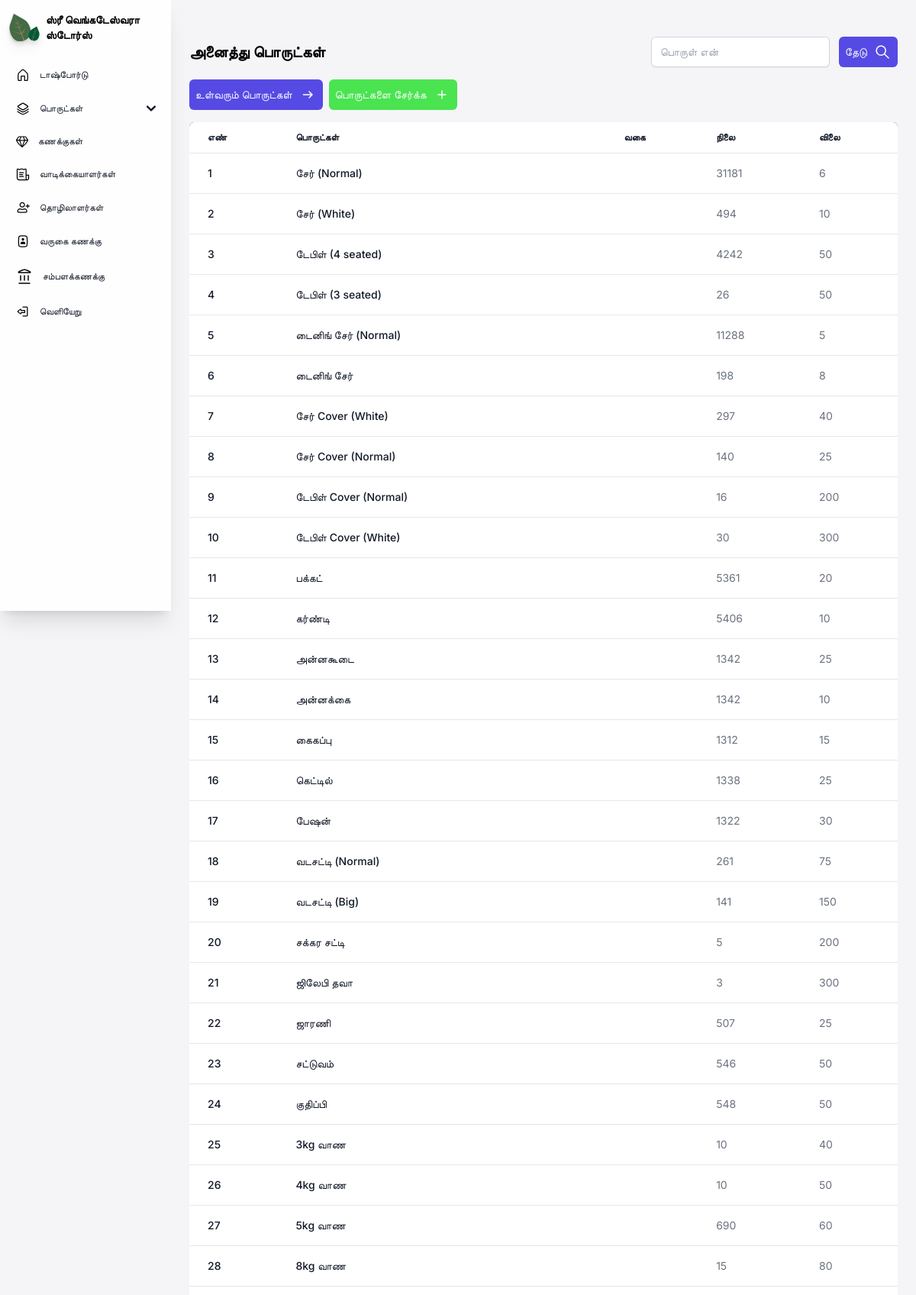
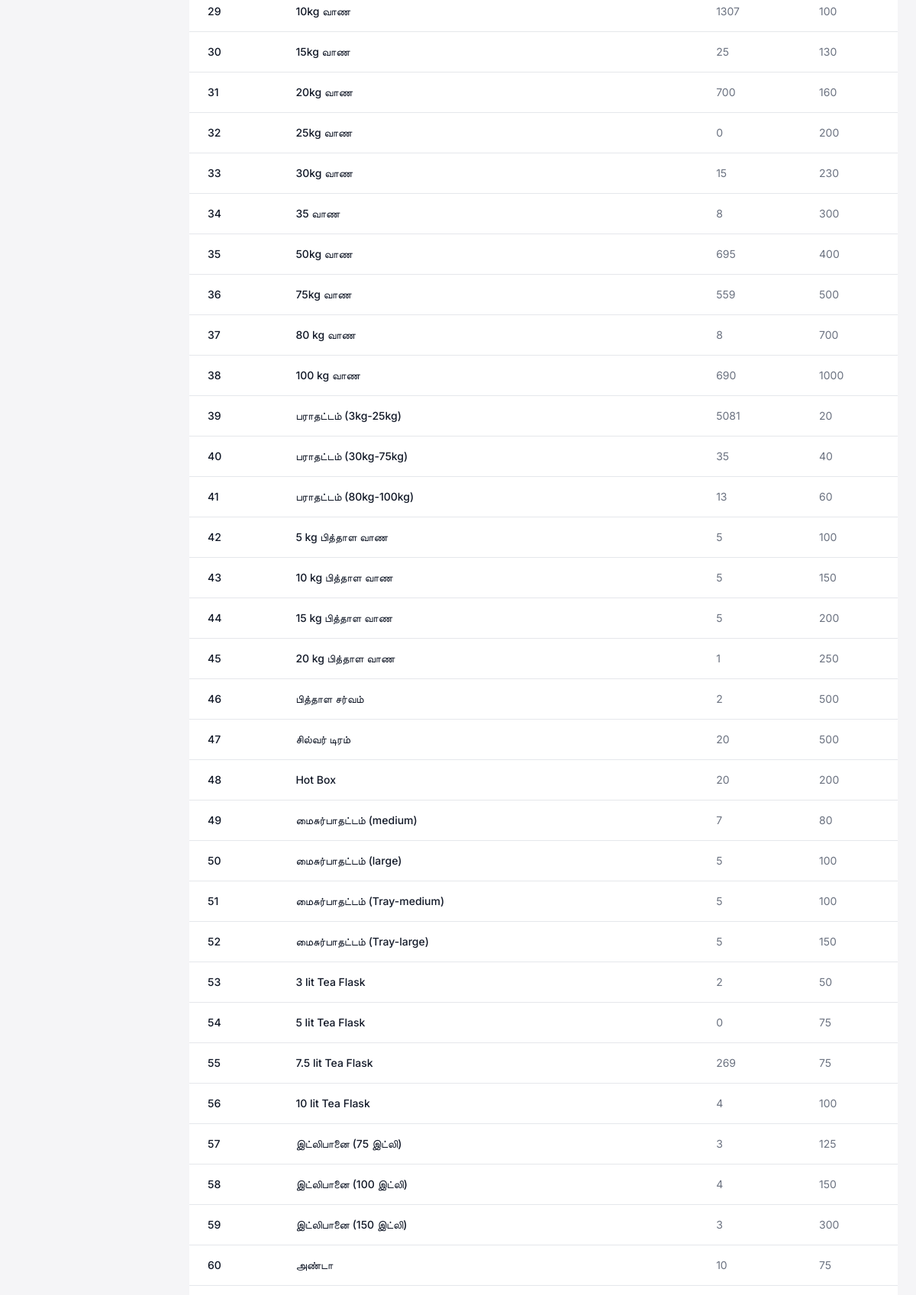
Before: /stocks/ (upper part) with the older database file (2 pictures, top to bottom).
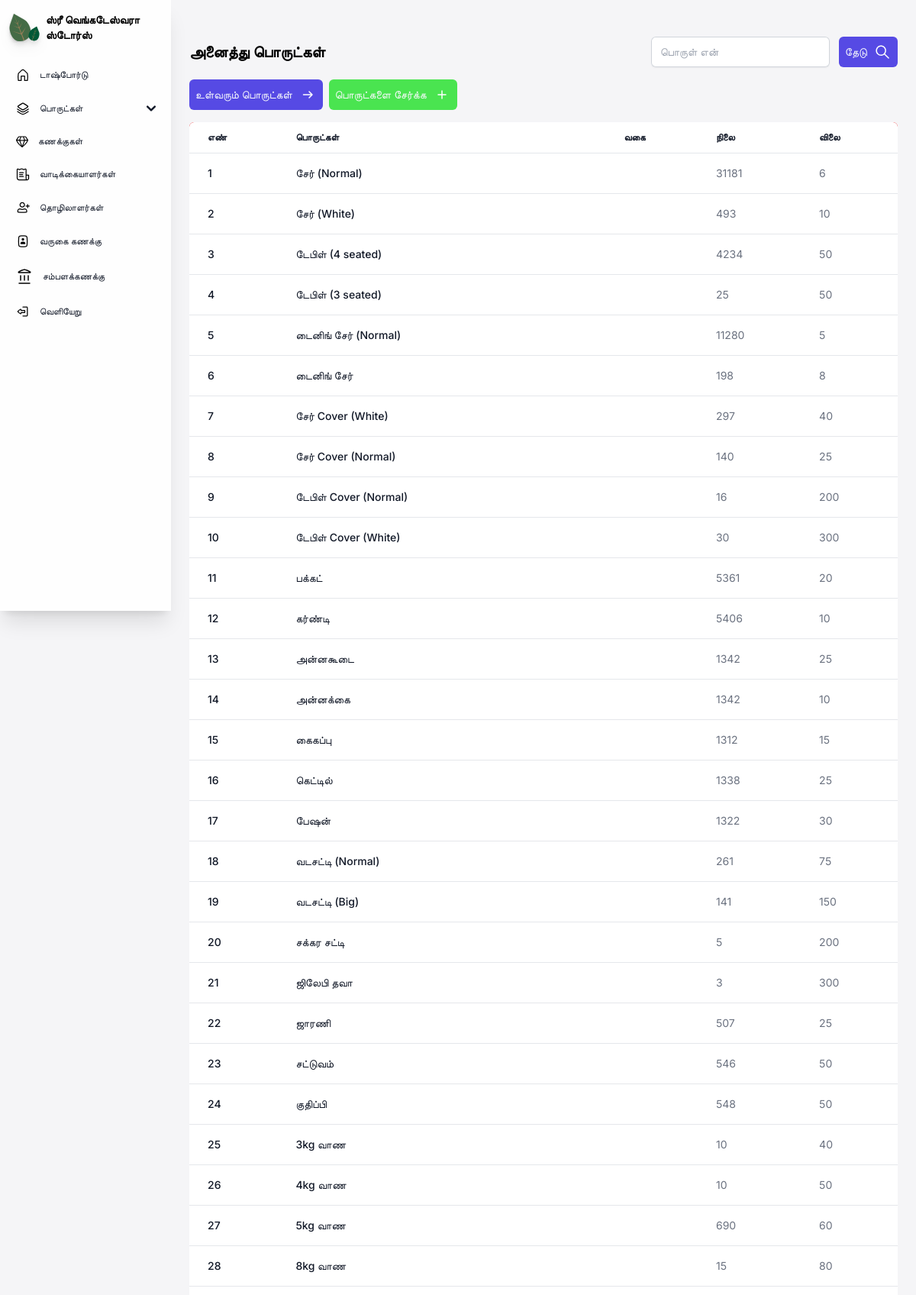
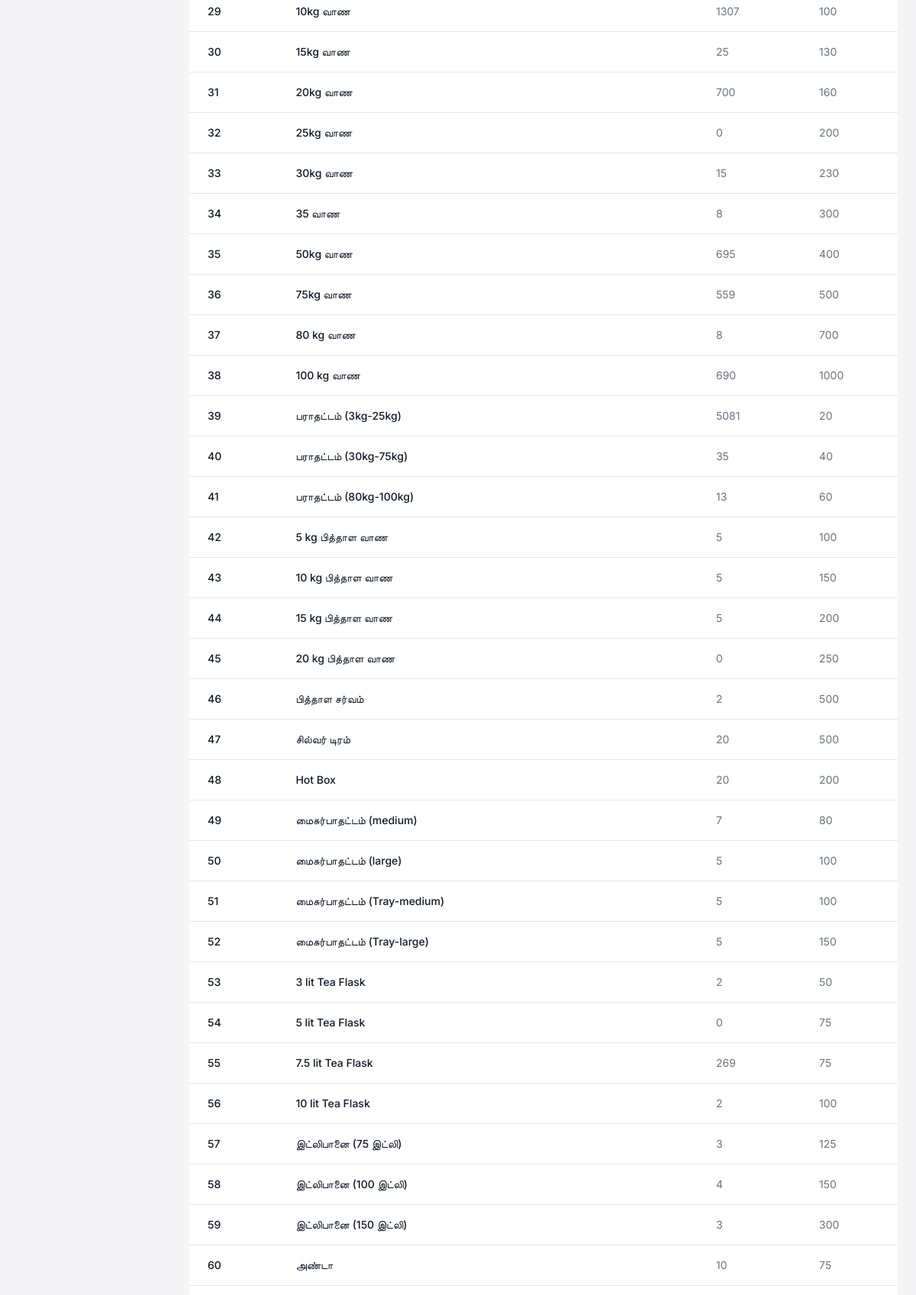
After: the same page with the newer database file (2 pictures, top to bottom).
### core/models.py (models this page shows, shortened)
class stock(models.Model):
    productname = models.CharField(max_length=70, db_index=True)
    category = models.CharField(max_length=50, blank=True)
    maximumstock = models.PositiveIntegerField()
    quantity = models.PositiveIntegerField()
    price = models.PositiveIntegerField()

### core/views.py (the view)
# urls.py: path('stocks/', cvs.stocks),
def stocks(request):
    stocks = stock.objects.all()
    if request.method == 'POST':
        i = request.POST.get('id')
        c = stock.objects.filter(Q(id__icontains=i) | Q(productname__icontains = i))
        print(c)
        return render(request, "core/stocks.html", {'stocks':c})
    return render(request, "core/stocks.html", {'stocks':stocks})

### core/templates/core/stocks.html (shortened to what the changed rows need)
{% load static %}
{% load static tailwind_tags%}
<!DOCTYPE html>
<html lang="en">
<head>
    <link href="https://cdnjs.cloudflare.com/ajax/libs/flowbite/2.3.0/flowbite.min.css" rel="stylesheet" />
    {% tailwind_css %}
</head>
<body class="font-inter bg-[#F5F5F7] max-w-full h-[100%]">
<section class="sm:ml-56 px-6 pb-4 max-w-full min-h-[100%]">
    <main class="mt-4 min-w-full h-full">
        <div class="relative max-w-[100%] min-h-full overflow-x-scroll mt-4 rounded-md bg-red-500">
            <table class="text-sm text-left min-h-full text-gray-500 bg-white dark:text-gray-400 rounded-md shadow-md overflow-x-auto w-full">
                <thead class="border-b text-xs text-gray-900 uppercase dark:text-gray-400">
                    <tr>
                        <th scope="col" class="px-6 py-3">
                            எண்
                        </th>
                        <th scope="col" class="px-6 py-3">
                            பொருட்கள்
                        </th>
                        <th scope="col" class="px-6 py-3">
                            வகை
                        </th>
                        <th scope="col" class="px-6 py-3">
                            நிலை
                        </th>
                        <th scope="col" class="px-6 py-3">
                            விலை
                        </th>
                    </tr>
                </thead>
                <tbody>
                    {% for stock in stocks %}
                    <tr class="border-b">
                        <th scope="row" class="hover:underline px-6 py-4 font-medium text-gray-900 whitespace-nowrap">
                            <a href="{% url 'editstock' stock.id%}">
                            {{stock.id}}
                            </a>
                        </th>
                        <th scope="row" class="hover:underline px-6 py-4 font-medium text-gray-900 whitespace-nowrap">
                            <a href="{% url 'editstock' stock.id%}">
                            {{stock.productname}}
                            </a>
                        </th>
                        <td class="px-6 py-4">
                        </td>
                        <td class="px-6 py-4">
                            {{stock.quantity}}
                        </td>
                        <td class="px-6 py-4">
                            {{stock.price}}
                        </td>
                    </tr>
                    {% endfor %}
                </tbody>
            </table>
        </div>
    </main>
</section>
</body>
</html>

Changed rows visible on the page:
changed stock "சேர் (White)": quantity "494" → "493"
changed stock "டேபிள் (4 seated)": quantity "4242" → "4234"
changed stock "டேபிள் (3 seated)": quantity "26" → "25"
changed stock "டைனிங் சேர் (Normal)": quantity "11288" → "11280"
changed stock "20 kg பித்தாள வாண": quantity "1" → "0"
changed stock "10 lit Tea Flask": quantity "4" → "2"
